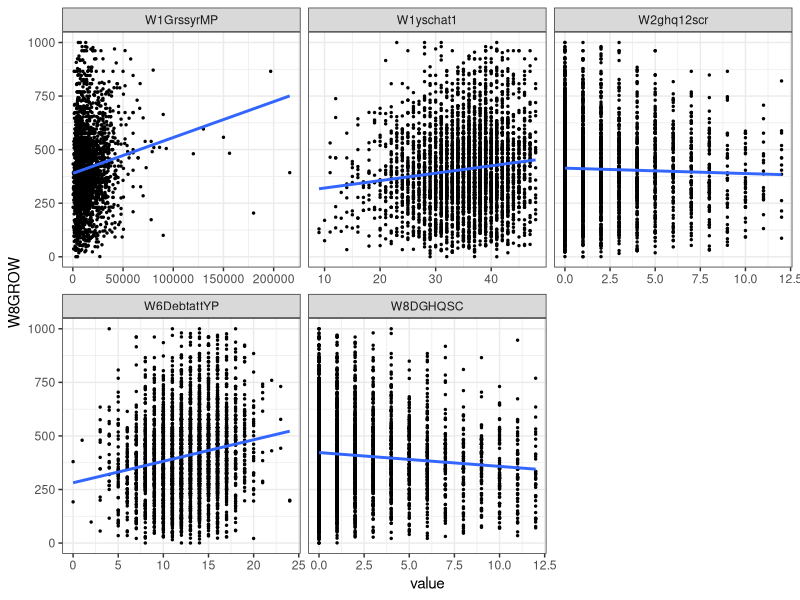
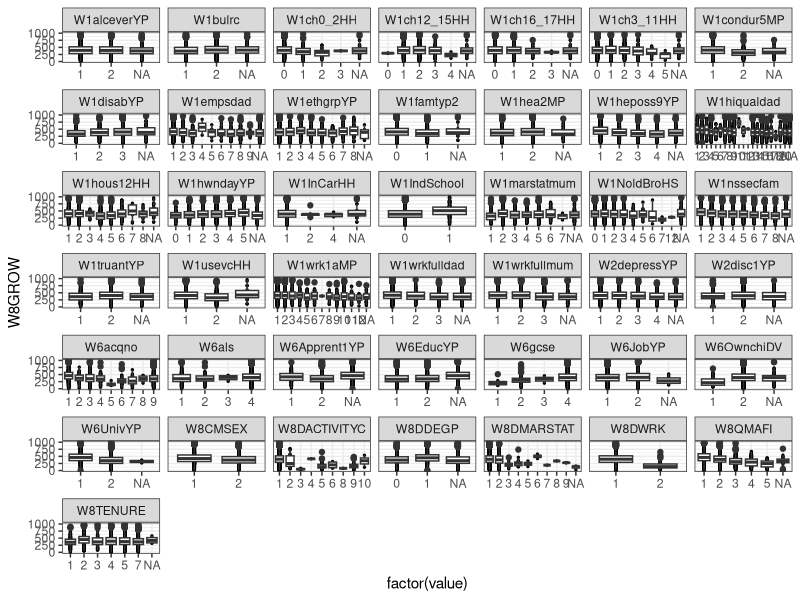
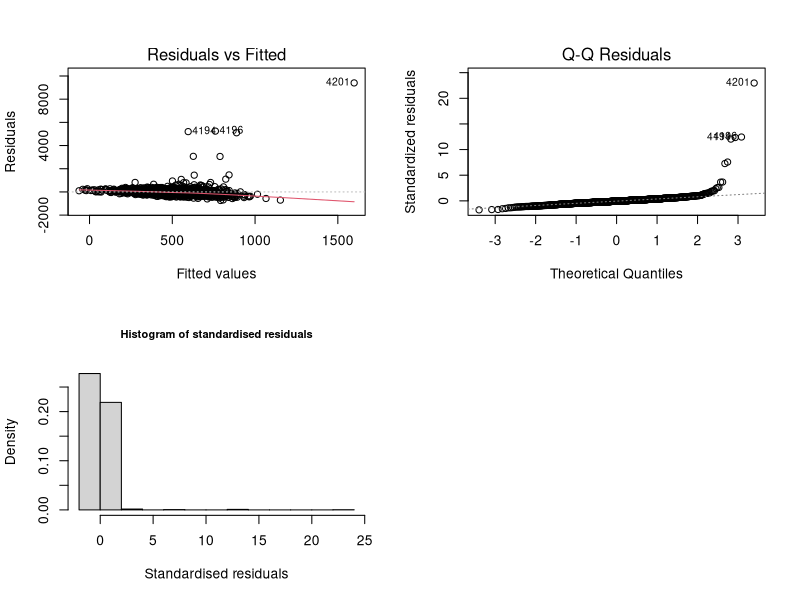
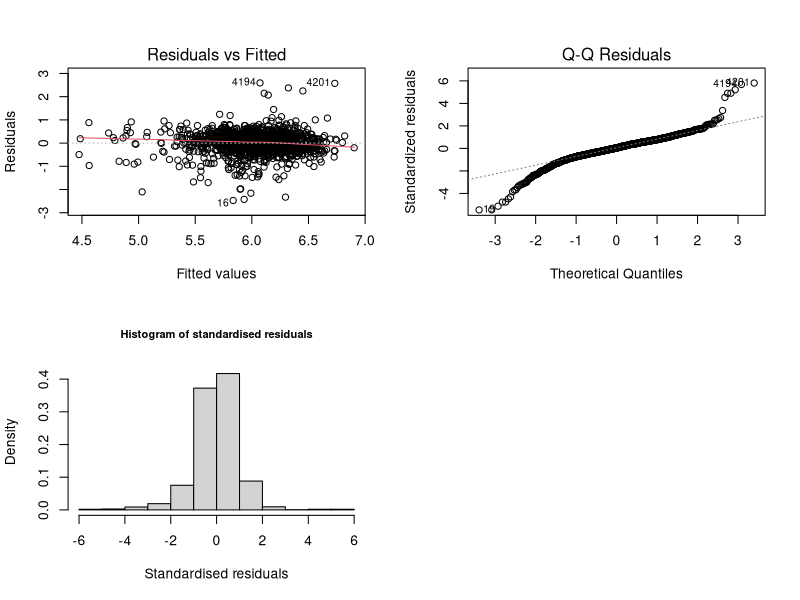
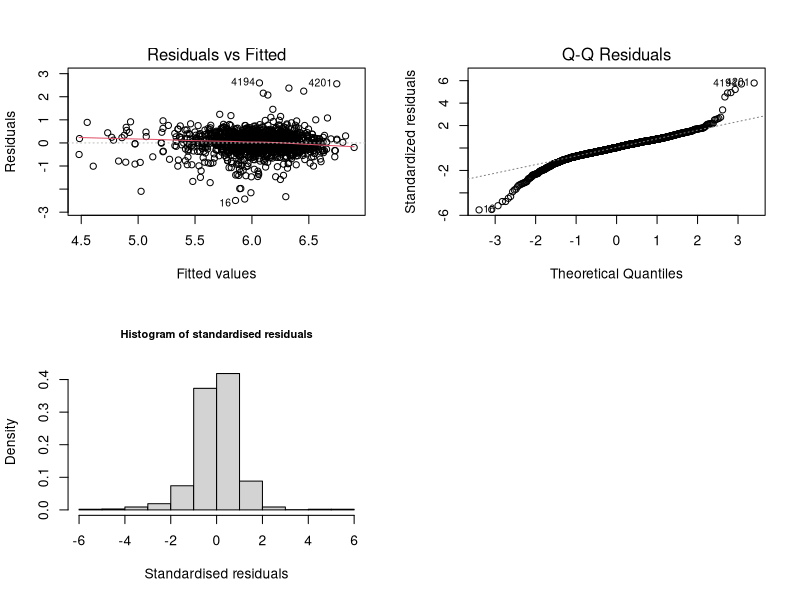
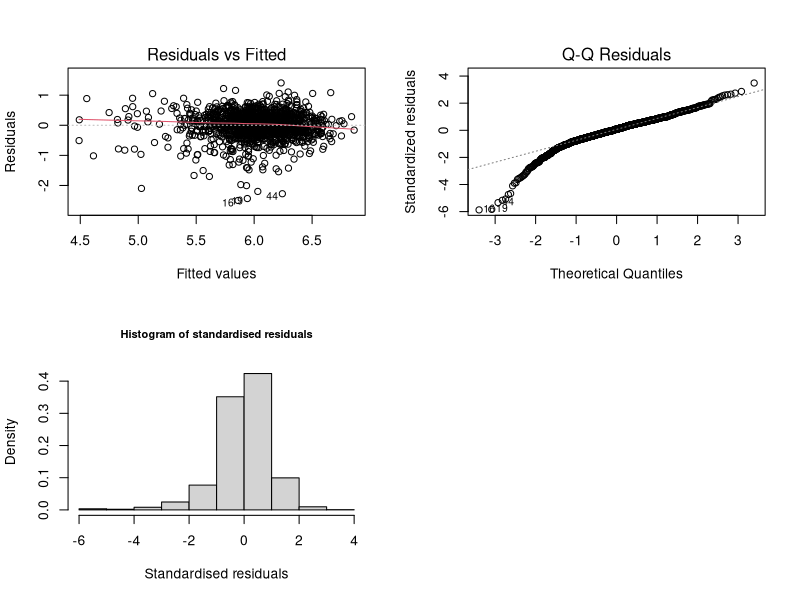
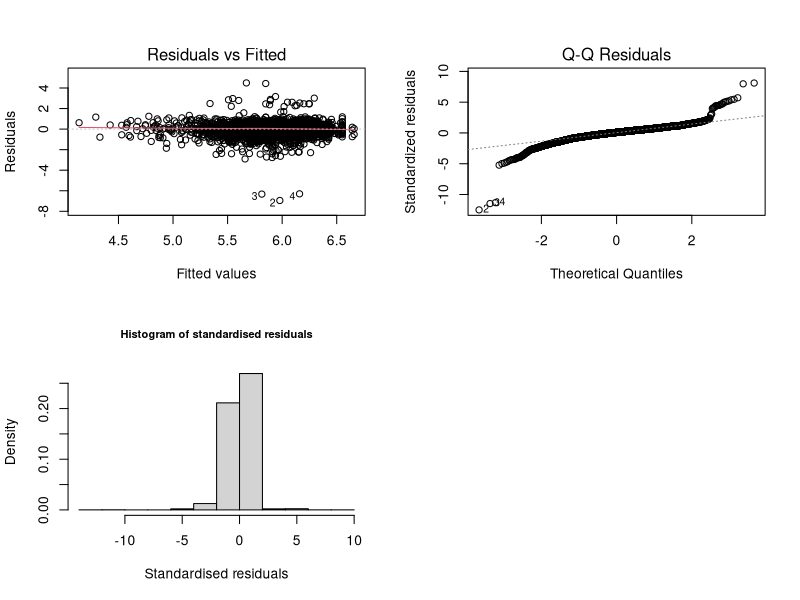
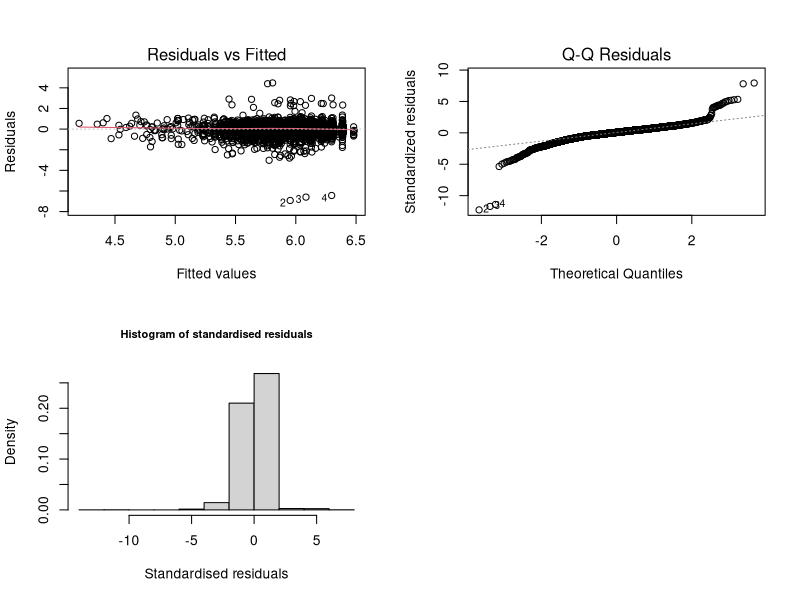

Write R code to recreate these figures, in order.
library(arm)
library(ggplot2)
library(car)
library(tidyr)
library(dplyr)
library(gridExtra)


options(max.print=9999999) # So we can increase the amount that is printed in R


dat.grow <- read.csv("EOTST2112023_GROW.csv", header = TRUE)
# Removing NSID
dat.grow <- dat.grow[, -1]
# Making sure that the outcome is fully observed
dat.grow <- subset(dat.grow, W8GROW > 0) 
rownames(dat.grow) <- 1:nrow(dat.grow)
dat.grow[dat.grow <= -1] <- NA

summary(dat.grow)

#### GROW
## Needed to be below 1000 to have a good look at all the boxplots
dat.grow.norich<-subset(dat.grow,W8GROW<=1000)

# cont data boxplots
special.dat <- gather(data = dat.grow.norich[, c(1, 2, 29, 40, 42, 49)], -W8GROW, key = "var", value = "value")
p1 <- ggplot(special.dat, aes(x = value, y = W8GROW)) + geom_point(size = 0.5) +
  geom_smooth(method = "lm", se = FALSE) + facet_wrap(~var, scales = "free_x")
p1 <- p1 + theme_bw() + scale_fill_grey() + theme(legend.position = "none")
p1

# categorical data boxplots
special.dat <- gather(data = dat.grow.norich[, -c(1, 2, 29, 40, 42)], -W8GROW, key = "var", value = "value")
p2 <- ggplot(special.dat, aes(x = factor(value), y = W8GROW)) + geom_point(size = 0.5) +
  geom_boxplot() + facet_wrap(~var, scales = "free_x")

p2 <- p2 + theme_bw() + scale_fill_grey() + theme(legend.position = "none")
p2


#checking the 30% level


# Calculate the proportion of continuous containing more than 30%
proportion <- sum(dat.grow$W1GrssyrMP < 0) / length(dat.grow$W1GrssyrMP)
proportion

proportion <- sum(dat.grow$W1yschat1 < 0) / length(dat.grow$W1yschat1)
proportion

proportion <- sum(dat.grow$W2ghq12scr < 0) / length(dat.grow$W2ghq12scr)
proportion

proportion <- sum(dat.grow$W6DebtattYP < 0) / length(dat.grow$W6DebtattYP)
proportion

proportion <- sum(dat.grow$W8DGHQSC < 0) / length(dat.grow$W8DGHQSC)
proportion



# Converting columns to categorical predictors using factor
cols <- c(3,4,5,6,7,8,9,10,11,12,13,14,15,16,17,18,19,20,21,22,23,24,25,26,27,28,30,31,
          32,33,34,35,36,37,38,39,41,43,44,45,46,47,48)
dat.grow[cols] <- lapply(dat.grow[cols], factor)


## Linear models of predictors that we removed
grow.lm <- lm(W8GROW ~ W1GrssyrMP, data = dat.grow)
display(grow.lm)
summary(grow.lm)


# make a liner model without grassy
grow.lm <- lm(W8GROW ~ W1yschat1 + W1wrk1aMP + W1condur5MP + W1hea2MP + W1NoldBroHS
              + W1InCarHH + W1hous12HH + W1usevcHH  + W1hiqualdad + W1wrkfulldad
              + W1wrkfullmum + W1ch0_2HH + W1ch3_11HH + W1ch12_15HH + W1ch16_17HH
              + W1IndSchool + W1marstatmum + W1nssecfam  + W1ethgrpYP + W1heposs9YP
              + W1hwndayYP + W1truantYP + W1alceverYP + W1bulrc + W1disabYP
              + W2ghq12scr + W2disc1YP + W2depressYP + W6JobYP + W6UnivYP  + W6acqno
              + W6gcse + W6OwnchiDV + W6DebtattYP 
              + W8DDEGP + W8DGHQSC + W8DMARSTAT + W8DWRK
              + W8CMSEX + W8TENURE + W8QMAFI
              
              , data = dat.grow)

vif(grow.lm)

par(mfrow=c(2,2))
plot(grow.lm, which=c(1,2))

hist(rstandard(grow.lm), freq = FALSE ,
     main="Histogram of standardised residuals",
     cex.main=0.8, xlab="Standardised residuals")


## log transform
grow.lm <- lm(log(W8GROW) ~ W1yschat1 + W1wrk1aMP + W1condur5MP + W1hea2MP + W1NoldBroHS
              + W1InCarHH + W1hous12HH + W1usevcHH  + W1hiqualdad + W1wrkfulldad
              + W1wrkfullmum + W1ch0_2HH + W1ch3_11HH + W1ch12_15HH + W1ch16_17HH
              + W1IndSchool + W1marstatmum + W1nssecfam  + W1ethgrpYP + W1heposs9YP
              + W1hwndayYP + W1truantYP + W1alceverYP + W1bulrc + W1disabYP
              + W2ghq12scr + W2disc1YP + W2depressYP + W6JobYP + W6UnivYP  + W6acqno
              + W6gcse + W6OwnchiDV + W6DebtattYP 
              + W8DDEGP + W8DGHQSC + W8DMARSTAT + W8DWRK
              + W8CMSEX + W8TENURE + W8QMAFI
              , data = dat.grow)
summary(grow.lm)

par(mfrow=c(2,2))
plot(grow.lm, which=c(1,2))

hist(rstandard(grow.lm), freq = FALSE ,
     main="Histogram of standardised residuals",
     cex.main=0.8, xlab="Standardised residuals")

### for W1hiqualdad  W1wrkfulldad  W1empsdad

summary(lm(W8GROW ~ W1hiqualdad   
      , data = dat.grow))

summary(lm(W8GROW ~ W1wrkfulldad   
           , data = dat.grow))

summary(lm(W8GROW ~ W1empsdad
           , data = dat.grow))



# for W6acqno W6gcse W6als



summary(lm(W8GROW ~ W6acqno    
           , data = dat.grow))

summary(lm(W8GROW ~ W6gcse   
           , data = dat.grow))

summary(lm(W8GROW ~ W6als   
           , data = dat.grow))


# for W8DWRK and W8DACTIVITYC

summary(lm(W8GROW ~ W8DWRK   
           , data = dat.grow))

summary(lm(W8GROW ~ W8DACTIVITYC   
           , data = dat.grow))




show_outliers <- function(the.linear.model, topN) { # length of data
  n = length(fitted(the.linear.model))
  # number of parameters estimated
  p = length(coef(the.linear.model))
  # standardised residuals over 3
  res.out <- which(abs(rstandard(the.linear.model)) > 3) #sometimes >2
  # topN values
  res.top <- head(rev(sort(abs(rstandard(the.linear.model)))), topN)
  # high leverage values
  lev.out <- which(lm.influence(the.linear.model)$hat > 2 * p/n)
  # topN values
  lev.top <- head(rev(sort(lm.influence(the.linear.model)$hat)), topN)
  # high diffits
  dffits.out <- which(dffits(the.linear.model) > 2 * sqrt(p/n))
  # topN values
  dffits.top <- head(rev(sort(dffits(the.linear.model))), topN)
  # Cook's over 1
  cooks.out <- which(cooks.distance(the.linear.model) > 1)
  # topN cooks
  cooks.top <- head(rev(sort(cooks.distance(the.linear.model))), topN)
  # Create a list with the statistics -- cant do a data frame as different
  # lengths
  list.of.stats <- list(Std.res = res.out, Std.res.top = res.top, 
                        Leverage = lev.out, Leverage.top = lev.top, 
                        DFFITS = dffits.out, DFFITS.top = dffits.top,
                        Cooks = cooks.out, Cooks.top = cooks.top) # return the statistics
  list.of.stats
}


grow.lm.stats<-show_outliers(grow.lm, 5)
grow.lm.stats


outliers <- Reduce(intersect,list(grow.lm.stats$Std.res, grow.lm.stats$DFFITS))
outliers.1 <- outliers
dat.grow[outliers,]

outliers <- Reduce(intersect,list(grow.lm.stats$Leverage, grow.lm.stats$Std.res))
outliers.2 <- outliers
dat.grow[outliers,]


outliers <- Reduce(intersect,list(grow.lm.stats$Leverage, grow.lm.stats$DFFITS))
outliers.3 <- outliers
dat.grow[outliers,]

all.outliers <- union(union(outliers.1, outliers.2), outliers.3)
dat.grow[all.outliers,]


## outliers 
no.outlier.dat <-dat.grow[-all.outliers,]



no.outlier.dat.lm <- lm(log(W8GROW) ~ W1yschat1 + W1wrk1aMP + W1condur5MP + W1hea2MP + W1NoldBroHS
                        + W1InCarHH + W1hous12HH + W1usevcHH  + W1hiqualdad + W1wrkfulldad
                        + W1wrkfullmum + W1ch0_2HH + W1ch3_11HH + W1ch12_15HH + W1ch16_17HH
                        + W1IndSchool + W1marstatmum + W1nssecfam  + W1ethgrpYP + W1heposs9YP
                        + W1hwndayYP + W1truantYP + W1alceverYP + W1bulrc + W1disabYP
                        + W2ghq12scr + W2disc1YP + W2depressYP + W6JobYP + W6UnivYP  + W6acqno
                        + W6gcse + W6OwnchiDV + W6DebtattYP 
                        + W8DDEGP + W8DGHQSC + W8DMARSTAT + W8DWRK
                        + W8CMSEX + W8TENURE + W8QMAFI , data = no.outlier.dat)
vif(no.outlier.dat.lm)

display(no.outlier.dat.lm)
summary(no.outlier.dat.lm)


par(mfrow=c(2,2))

plot(no.outlier.dat.lm, which=c(1,2))
hist(rstandard(no.outlier.dat.lm), freq = FALSE ,
     main="Histogram of standardised residuals",
     cex.main=0.8, xlab="Standardised residuals")


# No extreme values
no.extreme.dat <- subset(dat.grow, 1 < W8GROW & W8GROW < 3000) 
#no.extreme.dat <- no.extreme.value.dat[-all.outliers,]
no.extreme.lm <- lm(log(W8GROW) ~ W1yschat1 + W1wrk1aMP + W1condur5MP + W1hea2MP + W1NoldBroHS
                        + W1InCarHH + W1hous12HH + W1usevcHH  + W1hiqualdad + W1wrkfulldad
                        + W1wrkfullmum + W1ch0_2HH + W1ch3_11HH + W1ch12_15HH + W1ch16_17HH
                        + W1IndSchool + W1marstatmum + W1nssecfam  + W1ethgrpYP + W1heposs9YP
                        + W1hwndayYP + W1truantYP + W1alceverYP + W1bulrc + W1disabYP
                        + W2ghq12scr + W2disc1YP + W2depressYP + W6JobYP + W6UnivYP  + W6acqno
                        + W6gcse + W6OwnchiDV + W6DebtattYP 
                        + W8DDEGP + W8DGHQSC + W8DMARSTAT + W8DWRK
                        + W8CMSEX + W8TENURE + W8QMAFI , data = no.extreme.dat)

display(no.extreme.lm)
summary(no.extreme.lm)

par(mfrow=c(2,2))

plot(no.extreme.lm, which=c(1,2))
hist(rstandard(no.extreme.lm), freq = FALSE ,
     main="Histogram of standardised residuals",
     cex.main=0.8, xlab="Standardised residuals")



# Proceeded with original dataset
grow.lm <- lm(log(W8GROW) ~ W1yschat1 + W1wrk1aMP + W1condur5MP + W1hea2MP + W1NoldBroHS
              + W1InCarHH + W1hous12HH + W1usevcHH  + W1hiqualdad + W1wrkfulldad
              + W1wrkfullmum + W1ch0_2HH + W1ch3_11HH + W1ch12_15HH + W1ch16_17HH
              + W1IndSchool + W1marstatmum + W1nssecfam  + W1ethgrpYP + W1heposs9YP
              + W1hwndayYP + W1truantYP + W1alceverYP + W1bulrc + W1disabYP
              + W2ghq12scr + W2disc1YP + W2depressYP + W6JobYP + W6UnivYP  + W6acqno
              + W6gcse + W6OwnchiDV + W6DebtattYP 
              + W8DDEGP + W8DGHQSC + W8DMARSTAT + W8DWRK
              + W8CMSEX + W8TENURE + W8QMAFI
              , data = dat.grow)
summary(grow.lm)

Anova(grow.lm)


## Removing the non-significant predictors at the 5% level
grow.lm <- lm(log(W8GROW) ~ W1ethgrpYP + W1heposs9YP + W6UnivYP + W6acqno +W6OwnchiDV 
              + W8DMARSTAT + W8DWRK + W8CMSEX + W8TENURE + W8QMAFI
              , data = dat.grow)

summary(grow.lm)

par(mfrow=c(2,2))
plot(grow.lm, which=c(1,2))

hist(rstandard(grow.lm), freq = FALSE ,
     main="Histogram of standardised residuals",
     cex.main=0.8, xlab="Standardised residuals")

Anova(grow.lm)



### Merging some levels of categorical predictors
dat.grow$W1ethgrpYP <- with(dat.grow, Recode(W1ethgrpYP, "c(1) = 'White'"))
dat.grow$W1ethgrpYP <- with(dat.grow, Recode(W1ethgrpYP, "c(2) = 'Mixed/MultipleEthnicGroups'"))
dat.grow$W1ethgrpYP <- with(dat.grow, Recode(W1ethgrpYP,"c(3,4,5) = 'Asian/AsianBritish'"))
dat.grow$W1ethgrpYP <- with(dat.grow, Recode(W1ethgrpYP,"c(6,7) = 'Black/BlackBritish/Caribbean/African'"))
dat.grow$W1ethgrpYP <- with(dat.grow, Recode(W1ethgrpYP,"c(8) = 'Other'"))
dat.grow$W1ethgrpYP<-relevel(dat.grow$W1ethgrpYP,ref="White")

dat.grow$W6acqno <- with(dat.grow, Recode(W6acqno, "c(1,2) = 'DegreeHE'"))
dat.grow$W6acqno <- with(dat.grow, Recode(W6acqno, "c(3,4) = 'A-levels'"))
dat.grow$W6acqno <- with(dat.grow, Recode(W6acqno,"c(5,6) = 'GCSE'"))
dat.grow$W6acqno <- with(dat.grow, Recode(W6acqno,"c(7,8,9) = 'Other'"))
dat.grow$W6acqno<-relevel(dat.grow$W6acqno,ref="DegreeHE")

dat.grow$W1heposs9YP <- with(dat.grow, Recode(W1heposs9YP, "c(1,2) = 'Likely'"))
dat.grow$W1heposs9YP <- with(dat.grow, Recode(W1heposs9YP, "c(3,4) = 'NotLikely'"))
dat.grow$W1heposs9YP<-relevel(dat.grow$W1heposs9YP,ref="Likely")

dat.grow$W6OwnchiDV <- with(dat.grow, Recode(W6OwnchiDV, "c(1) = 'Yes'"))
dat.grow$W6OwnchiDV <- with(dat.grow, Recode(W6OwnchiDV, "c(2) = 'No'"))
dat.grow$W6OwnchiDV<-relevel(dat.grow$W6OwnchiDV,ref="No")

dat.grow$W8DMARSTAT <- with(dat.grow, Recode(W8DMARSTAT, "c(1) = 'Single'"))
dat.grow$W8DMARSTAT <- with(dat.grow, Recode(W8DMARSTAT, "c(2) = 'Married'"))
dat.grow$W8DMARSTAT <- with(dat.grow, Recode(W8DMARSTAT, "c(3,4,5,6,7,8,9) = 'Other'"))
dat.grow$W8DMARSTAT<-relevel(dat.grow$W8DMARSTAT,ref="Single")

dat.grow$W8DWRK <- with(dat.grow, Recode(W8DWRK, "c(1) = 'Employed'"))
dat.grow$W8DWRK <- with(dat.grow, Recode(W8DWRK, "c(2) = 'NotEmployed'"))
dat.grow$W8DWRK<-relevel(dat.grow$W8DWRK,ref="Employed")

dat.grow$W8CMSEX <- with(dat.grow, Recode(W8CMSEX, "c(1) = 'Male'"))
dat.grow$W8CMSEX <- with(dat.grow, Recode(W8CMSEX, "c(2) = 'Female'"))
dat.grow$W8CMSEX<-relevel(dat.grow$W8CMSEX,ref="Male")

dat.grow$W8TENURE <- with(dat.grow, Recode(W8TENURE, "c(1,2,3) = 'Own'"))
dat.grow$W8TENURE <- with(dat.grow, Recode(W8TENURE, "c(4) = 'Rent'"))
dat.grow$W8TENURE <- with(dat.grow, Recode(W8TENURE, "c(5) = 'RentFree'"))
dat.grow$W8TENURE <- with(dat.grow, Recode(W8TENURE, "c(7) = 'Other'"))
dat.grow$W8TENURE<-relevel(dat.grow$W8TENURE,ref="Rent")

dat.grow$W8QMAFI <- with(dat.grow, Recode(W8QMAFI, "c(1,2) = 'AboveAverage'"))
dat.grow$W8QMAFI <- with(dat.grow, Recode(W8QMAFI, "c(3) = 'Average'"))
dat.grow$W8QMAFI <- with(dat.grow, Recode(W8QMAFI, "c(4,5) = 'BelowAverage'"))
dat.grow$W8QMAFI<-relevel(dat.grow$W8QMAFI,ref="AboveAverage")

grow.lm <- lm(log(W8GROW) ~ W1ethgrpYP + W1heposs9YP + W6UnivYP + W6acqno +W6OwnchiDV 
              + W8DMARSTAT + W8DWRK + W8CMSEX + W8TENURE + W8QMAFI
              , data = dat.grow)

summary(grow.lm)

par(mfrow=c(2,2))
plot(grow.lm, which=c(1,2))

hist(rstandard(grow.lm), freq = FALSE ,
     main="Histogram of standardised residuals",
     cex.main=0.8, xlab="Standardised residuals")

Anova(grow.lm)


# Significant
grow.lm <- lm(log(W8GROW) ~ W1ethgrpYP*W8CMSEX + W1heposs9YP + W6UnivYP + W6acqno +W6OwnchiDV 
              + W8DMARSTAT + W8DWRK + W8TENURE + W8QMAFI
              , data = dat.grow)

summary(grow.lm)

# Not significant
grow.lm <- lm(log(W8GROW) ~ W1ethgrpYP*W8CMSEX + W1heposs9YP*W6UnivYP + W6acqno +W6OwnchiDV 
              + W8DMARSTAT + W8DWRK + W8TENURE + W8QMAFI
              , data = dat.grow)

summary(grow.lm)

# Not significant
grow.lm <- lm(log(W8GROW) ~ W1ethgrpYP*W8CMSEX + W1heposs9YP + W6UnivYP + W6acqno + W6OwnchiDV 
              + W8DMARSTAT + W8DWRK + W8TENURE*W8QMAFI
              , data = dat.grow)

summary(grow.lm)

# Not significant
grow.lm <- lm(log(W8GROW) ~ W1ethgrpYP*W8CMSEX + W1heposs9YP + W6UnivYP + W6acqno 
              + W8DMARSTAT + W8DWRK*W6OwnchiDV + W8TENURE + W8QMAFI
              , data = dat.grow)

summary(grow.lm)

# Not significant
grow.lm <- lm(log(W8GROW) ~ W1ethgrpYP*W8CMSEX + W1heposs9YP + W6UnivYP + W6acqno
              + W8DMARSTAT*W6OwnchiDV + W8DWRK + W8TENURE + W8QMAFI
              , data = dat.grow)

summary(grow.lm)

# Not significant
grow.lm <- lm(log(W8GROW) ~ W1ethgrpYP*W8CMSEX + W1heposs9YP + W6UnivYP*W6acqno
              + W8DMARSTAT + W6OwnchiDV + W8DWRK + W8TENURE + W8QMAFI
              , data = dat.grow)

summary(grow.lm)

# Significant
grow.lm <- lm(log(W8GROW) ~ W1ethgrpYP*W8CMSEX + W1heposs9YP + W6UnivYP + W6acqno
              + W8DMARSTAT + W6OwnchiDV + W8TENURE + W8QMAFI*W8DWRK
              , data = dat.grow)

summary(grow.lm)

# Significant
grow.lm <- lm(log(W8GROW) ~ W1ethgrpYP*W8CMSEX + W1heposs9YP + W6UnivYP + W6acqno
              + W8DMARSTAT*W8CMSEX + W6OwnchiDV + W8TENURE + W8QMAFI*W8DWRK
              , data = dat.grow)

summary(grow.lm)

# FINAL MODEL

grow.lm <- lm(log(W8GROW) ~ W1ethgrpYP*W8CMSEX + W1heposs9YP + W6UnivYP + W6acqno
              + W8DMARSTAT*W8CMSEX + W6OwnchiDV + W8TENURE + W8QMAFI*W8DWRK
              , data = dat.grow)

summary(grow.lm)

par(mfrow=c(2,2))
plot(grow.lm, which=c(1,2))

hist(rstandard(grow.lm), freq = FALSE ,
     main="Histogram of standardised residuals",
     cex.main=0.8, xlab="Standardised residuals")

Anova(grow.lm)

# Missing Data
dat.grow <- read.csv("EOTST2112023_GROW.csv", header = TRUE)
dat.grow <- dat.grow[, -1]
dat.grow <- subset(dat.grow, W8GROW > 0) 
rownames(dat.grow) <- 1:nrow(dat.grow)
dat.grow[dat.grow <= -1] <- "Missing"
cols <- c(3,4,5,6,7,8,9,10,11,12,13,14,15,16,17,18,19,20,21,22,23,24,25,26,27,28,30,31,
          32,33,34,35,36,37,38,39,41,43,44,45,46,47,48)
dat.grow[cols] <- lapply(dat.grow[cols], factor)

grow.lm <- lm(log(W8GROW) ~ W1ethgrpYP + W1heposs9YP + W6UnivYP + W6acqno +W6OwnchiDV 
              + W8DMARSTAT + W8DWRK + W8CMSEX + W8TENURE + W8QMAFI
              , data = dat.grow)

summary(grow.lm)

par(mfrow=c(2,2))
plot(grow.lm, which=c(1,2))

hist(rstandard(grow.lm), freq = FALSE ,
     main="Histogram of standardised residuals",
     cex.main=0.8, xlab="Standardised residuals")

Anova(grow.lm)

dat.grow$W1ethgrpYP <- with(dat.grow, Recode(W1ethgrpYP, "c(1) = 'White'"))
dat.grow$W1ethgrpYP <- with(dat.grow, Recode(W1ethgrpYP, "c(2) = 'Mixed/MultipleEthnicGroups'"))
dat.grow$W1ethgrpYP <- with(dat.grow, Recode(W1ethgrpYP,"c(3,4,5) = 'Asian/AsianBritish'"))
dat.grow$W1ethgrpYP <- with(dat.grow, Recode(W1ethgrpYP,"c(6,7) = 'Black/BlackBritish/Caribbean/African'"))
dat.grow$W1ethgrpYP <- with(dat.grow, Recode(W1ethgrpYP,"c(8) = 'Other'"))
dat.grow$W1ethgrpYP<-relevel(dat.grow$W1ethgrpYP,ref="White")

dat.grow$W6acqno <- with(dat.grow, Recode(W6acqno, "c(1,2) = 'DegreeHE'"))
dat.grow$W6acqno <- with(dat.grow, Recode(W6acqno, "c(3,4) = 'A-levels'"))
dat.grow$W6acqno <- with(dat.grow, Recode(W6acqno,"c(5,6) = 'GCSE'"))
dat.grow$W6acqno <- with(dat.grow, Recode(W6acqno,"c(7,8,9) = 'Other'"))
dat.grow$W6acqno<-relevel(dat.grow$W6acqno,ref="DegreeHE")

dat.grow$W1heposs9YP <- with(dat.grow, Recode(W1heposs9YP, "c(1,2) = 'Likely'"))
dat.grow$W1heposs9YP <- with(dat.grow, Recode(W1heposs9YP, "c(3,4) = 'NotLikely'"))
dat.grow$W1heposs9YP<-relevel(dat.grow$W1heposs9YP,ref="Likely")

dat.grow$W6OwnchiDV <- with(dat.grow, Recode(W6OwnchiDV, "c(1) = 'Yes'"))
dat.grow$W6OwnchiDV <- with(dat.grow, Recode(W6OwnchiDV, "c(2) = 'No'"))
dat.grow$W6OwnchiDV<-relevel(dat.grow$W6OwnchiDV,ref="No")

dat.grow$W8DMARSTAT <- with(dat.grow, Recode(W8DMARSTAT, "c(1) = 'Single'"))
dat.grow$W8DMARSTAT <- with(dat.grow, Recode(W8DMARSTAT, "c(2) = 'Married'"))
dat.grow$W8DMARSTAT <- with(dat.grow, Recode(W8DMARSTAT, "c(3,4,5,6,7,8,9) = 'Other'"))
dat.grow$W8DMARSTAT<-relevel(dat.grow$W8DMARSTAT,ref="Single")

dat.grow$W8DWRK <- with(dat.grow, Recode(W8DWRK, "c(1) = 'Employed'"))
dat.grow$W8DWRK <- with(dat.grow, Recode(W8DWRK, "c(2) = 'NotEmployed'"))
dat.grow$W8DWRK<-relevel(dat.grow$W8DWRK,ref="Employed")

dat.grow$W8CMSEX <- with(dat.grow, Recode(W8CMSEX, "c(1) = 'Male'"))
dat.grow$W8CMSEX <- with(dat.grow, Recode(W8CMSEX, "c(2) = 'Female'"))
dat.grow$W8CMSEX<-relevel(dat.grow$W8CMSEX,ref="Male")

dat.grow$W8TENURE <- with(dat.grow, Recode(W8TENURE, "c(1,2,3) = 'Own'"))
dat.grow$W8TENURE <- with(dat.grow, Recode(W8TENURE, "c(4) = 'Rent'"))
dat.grow$W8TENURE <- with(dat.grow, Recode(W8TENURE, "c(5) = 'RentFree'"))
dat.grow$W8TENURE <- with(dat.grow, Recode(W8TENURE, "c(7) = 'Other'"))
dat.grow$W8TENURE<-relevel(dat.grow$W8TENURE,ref="Rent")

dat.grow$W8QMAFI <- with(dat.grow, Recode(W8QMAFI, "c(1,2) = 'AboveAverage'"))
dat.grow$W8QMAFI <- with(dat.grow, Recode(W8QMAFI, "c(3) = 'Average'"))
dat.grow$W8QMAFI <- with(dat.grow, Recode(W8QMAFI, "c(4,5) = 'BelowAverage'"))
dat.grow$W8QMAFI<-relevel(dat.grow$W8QMAFI,ref="AboveAverage")



grow.lm <- lm(log(W8GROW) ~ W1ethgrpYP*W8CMSEX + W1heposs9YP + W6UnivYP + W6acqno
              + W8DMARSTAT*W8CMSEX + W6OwnchiDV + W8TENURE + W8QMAFI*W8DWRK
              , data = dat.grow)

summary(grow.lm)

par(mfrow=c(2,2))
plot(grow.lm, which=c(1,2))

hist(rstandard(grow.lm), freq = FALSE ,
     main="Histogram of standardised residuals",
     cex.main=0.8, xlab="Standardised residuals")

Anova(grow.lm)


# original without changing the negative to "Missing"
dat.grow <- read.csv("EOTST2112023_GROW.csv", header = TRUE)
dat.grow <- dat.grow[, -1]
dat.grow <- subset(dat.grow, W8GROW > 0) 
rownames(dat.grow) <- 1:nrow(dat.grow)
cols <- c(3,4,5,6,7,8,9,10,11,12,13,14,15,16,17,18,19,20,21,22,23,24,25,26,27,28,30,31,
          32,33,34,35,36,37,38,39,41,43,44,45,46,47,48)
dat.grow[cols] <- lapply(dat.grow[cols], factor)

grow.lm <- lm(log(W8GROW) ~ W1ethgrpYP + W1heposs9YP + W6UnivYP + W6acqno +W6OwnchiDV 
              + W8DMARSTAT + W8DWRK + W8CMSEX + W8TENURE + W8QMAFI
              , data = dat.grow)

summary(grow.lm)

par(mfrow=c(2,2))
plot(grow.lm, which=c(1,2))

hist(rstandard(grow.lm), freq = FALSE ,
     main="Histogram of standardised residuals",
     cex.main=0.8, xlab="Standardised residuals")

Anova(grow.lm)

dat.grow$W1ethgrpYP <- with(dat.grow, Recode(W1ethgrpYP, "c(1) = 'White'"))
dat.grow$W1ethgrpYP <- with(dat.grow, Recode(W1ethgrpYP, "c(2) = 'Mixed/MultipleEthnicGroups'"))
dat.grow$W1ethgrpYP <- with(dat.grow, Recode(W1ethgrpYP,"c(3,4,5) = 'Asian/AsianBritish'"))
dat.grow$W1ethgrpYP <- with(dat.grow, Recode(W1ethgrpYP,"c(6,7) = 'Black/BlackBritish/Caribbean/African'"))
dat.grow$W1ethgrpYP <- with(dat.grow, Recode(W1ethgrpYP,"c(8) = 'Other'"))
dat.grow$W1ethgrpYP<-relevel(dat.grow$W1ethgrpYP,ref="White")

dat.grow$W6acqno <- with(dat.grow, Recode(W6acqno, "c(1,2) = 'DegreeHE'"))
dat.grow$W6acqno <- with(dat.grow, Recode(W6acqno, "c(3,4) = 'A-levels'"))
dat.grow$W6acqno <- with(dat.grow, Recode(W6acqno,"c(5,6) = 'GCSE'"))
dat.grow$W6acqno <- with(dat.grow, Recode(W6acqno,"c(7,8,9) = 'Other'"))
dat.grow$W6acqno<-relevel(dat.grow$W6acqno,ref="DegreeHE")

dat.grow$W1heposs9YP <- with(dat.grow, Recode(W1heposs9YP, "c(1,2) = 'Likely'"))
dat.grow$W1heposs9YP <- with(dat.grow, Recode(W1heposs9YP, "c(3,4) = 'NotLikely'"))
dat.grow$W1heposs9YP<-relevel(dat.grow$W1heposs9YP,ref="Likely")

dat.grow$W6OwnchiDV <- with(dat.grow, Recode(W6OwnchiDV, "c(1) = 'Yes'"))
dat.grow$W6OwnchiDV <- with(dat.grow, Recode(W6OwnchiDV, "c(2) = 'No'"))
dat.grow$W6OwnchiDV<-relevel(dat.grow$W6OwnchiDV,ref="No")

dat.grow$W8DMARSTAT <- with(dat.grow, Recode(W8DMARSTAT, "c(1) = 'Single'"))
dat.grow$W8DMARSTAT <- with(dat.grow, Recode(W8DMARSTAT, "c(2) = 'Married'"))
dat.grow$W8DMARSTAT <- with(dat.grow, Recode(W8DMARSTAT, "c(3,4,5,6,7,8,9) = 'Other'"))
dat.grow$W8DMARSTAT<-relevel(dat.grow$W8DMARSTAT,ref="Single")

dat.grow$W8DWRK <- with(dat.grow, Recode(W8DWRK, "c(1) = 'Employed'"))
dat.grow$W8DWRK <- with(dat.grow, Recode(W8DWRK, "c(2) = 'NotEmployed'"))
dat.grow$W8DWRK<-relevel(dat.grow$W8DWRK,ref="Employed")

dat.grow$W8CMSEX <- with(dat.grow, Recode(W8CMSEX, "c(1) = 'Male'"))
dat.grow$W8CMSEX <- with(dat.grow, Recode(W8CMSEX, "c(2) = 'Female'"))
dat.grow$W8CMSEX<-relevel(dat.grow$W8CMSEX,ref="Male")

dat.grow$W8TENURE <- with(dat.grow, Recode(W8TENURE, "c(1,2,3) = 'Own'"))
dat.grow$W8TENURE <- with(dat.grow, Recode(W8TENURE, "c(4) = 'Rent'"))
dat.grow$W8TENURE <- with(dat.grow, Recode(W8TENURE, "c(5) = 'RentFree'"))
dat.grow$W8TENURE <- with(dat.grow, Recode(W8TENURE, "c(7) = 'Other'"))
dat.grow$W8TENURE<-relevel(dat.grow$W8TENURE,ref="Rent")

dat.grow$W8QMAFI <- with(dat.grow, Recode(W8QMAFI, "c(1,2) = 'AboveAverage'"))
dat.grow$W8QMAFI <- with(dat.grow, Recode(W8QMAFI, "c(3) = 'Average'"))
dat.grow$W8QMAFI <- with(dat.grow, Recode(W8QMAFI, "c(4,5) = 'BelowAverage'"))
dat.grow$W8QMAFI<-relevel(dat.grow$W8QMAFI,ref="AboveAverage")



grow.lm <- lm(log(W8GROW) ~ W1ethgrpYP*W8CMSEX + W1heposs9YP + W6UnivYP + W6acqno
              + W8DMARSTAT*W8CMSEX + W6OwnchiDV + W8TENURE + W8QMAFI*W8DWRK
              , data = dat.grow)

summary(grow.lm)

par(mfrow=c(2,2))
plot(grow.lm, which=c(1,2))

hist(rstandard(grow.lm), freq = FALSE ,
     main="Histogram of standardised residuals",
     cex.main=0.8, xlab="Standardised residuals")

Anova(grow.lm)


# Cross Validation

for(i in 1:3){
  #create training/test sets
  cross.val<-sample(1:nrow(dat.grow),0.8*nrow(dat.grow) , replace=FALSE)
  training.set<-dat.grow[cross.val,] #the 80% to fit the model
  test.set<-dat.grow[-cross.val,] # the 20% to use as validation sample
  #fit the model
  grow.lm <- lm(log(W8GROW) ~ W1ethgrpYP*W8CMSEX + W1heposs9YP + W6UnivYP + W6acqno
                + W8DMARSTAT*W8CMSEX + W6OwnchiDV + W8TENURE + W8QMAFI*W8DWRK
                , data = dat.grow)
  #create data frame to use in plots
  pred.val.set<-data.frame(predicted=predict(grow.lm,test.set), 
                           #predicted vs original
                           original=test.set$W8GROW,error=(predict(grow.lm,test.set)-test.set$W8GROW))
  
  #first iteration
  if(i==1){
    p1<-ggplot(data=pred.val.set, aes(x=predicted,y=original))+geom_point()+theme_bw()
    #regress one on the other to see "fit"
    p1<-p1+geom_smooth(method="lm", se=FALSE) 
    #the ideal would be for the lm to fit the diagonal
    p1<-p1+geom_abline(slope=1,intercept=0, linetype="dashed")
    #predicted vs error
    p2<-ggplot(data=pred.val.set, aes(x=predicted,y=error))+geom_point()+theme_bw()
  }else{
    
    #points for the second iteration  
    if(i==2){
      #points on LHS plot
      p1<-p1+geom_point(data=pred.val.set, aes(x=predicted,y=original), color="red")
      #regress one on the other to see "fit"
      p1<-p1+geom_smooth(method="lm", se=FALSE, color="darkred") 
      
      #points on RHS plot
      p2<-p2+geom_point(data=pred.val.set, aes(x=predicted,y=error), color="red")
    }else{
      
      #points for the third iteration
      #points on LHS plot
      p1<-p1+geom_point(data=pred.val.set, aes(x=predicted,y=original), color="green")
      #regress one on the other to see "fit"
      p1<-p1+geom_smooth(method="lm", se=FALSE, color="darkgreen") 
      
      #points on RHS plot
      p2<-p2+geom_point(data=pred.val.set, aes(x=predicted,y=error), color="green")
      #lines at 0 and +/- one std deviation of error
      p2<-p2+geom_abline(slope=0,intercept=sd(pred.val.set$error), linetype="dashed")
      p2<-p2+geom_abline(slope=0,intercept=0)
      p2<-p2+geom_abline(slope=0,intercept=-sd(pred.val.set$error), linetype="dashed")
    }}}
grid.arrange(p1,p2,nrow=1)


# Cross Validation for different splits
split.proportions<-c(0.7,0.8,0.9)
for(i in 1:3){
  #create training/test sets
  cross.val<-sample(1:nrow(dat.grow),split.proportions[i]*nrow(dat.grow) , replace=FALSE)
  training.set<-dat.grow[cross.val,] #the 50/70/90% to fit the model
  test.set<-dat.grow[-cross.val,] # the 50/30/10% to use as validation sample
  #fit the model
  cv.grow.lm<-grow.lm <- lm(log(W8GROW) ~ W1ethgrpYP*W8CMSEX + W1heposs9YP + W6UnivYP + W6acqno
                          + W8DMARSTAT*W8CMSEX + W6OwnchiDV + W8TENURE + W8QMAFI*W8DWRK
                          , data = dat.grow)
  #create data frame to use in plots
  pred.val.set<-data.frame(predicted=predict(cv.grow.lm,test.set), 
                           #predicted vs original
                           original=test.set$W8GROW,error=(predict(cv.grow.lm,test.set)-test.set$W8GROW))
  #first iteration
  if(i==1){
    p1<-ggplot(data=pred.val.set, aes(x=predicted,y=original))+geom_point()+theme_bw()
    #regress one on the other to see "fit"
    p1<-p1+geom_smooth(method="lm", se=FALSE) 
    #the ideal would be for the lm to fit the diagonal
    p1<-p1+geom_abline(slope=1,intercept=0, linetype="dashed")
    #predicted vs error
    p2<-ggplot(data=pred.val.set, aes(x=predicted,y=error))+geom_point()+theme_bw()
  }else{
    #points for the second iteration  
    if(i==2){
      
      #points on LHS plot
      p1<-p1+geom_point(data=pred.val.set, aes(x=predicted,y=original), color="red")
      #regress one on the other to see "fit"
      p1<-p1+geom_smooth(method="lm", se=FALSE, color="darkred") 
      
      #points on RHS plot
      p2<-p2+geom_point(data=pred.val.set, aes(x=predicted,y=error), color="red")
    }else{
      #points for the third iteration
      #points on LHS plot
      p1<-p1+geom_point(data=pred.val.set, aes(x=predicted,y=original), color="green")
      #regress one on the other to see "fit"
      p1<-p1+geom_smooth(method="lm", se=FALSE, color="darkgreen") 
      
      #points on RHS plot
      p2<-p2+geom_point(data=pred.val.set, aes(x=predicted,y=error), color="green")
      #lines at 0 and +/- one std deviation of error
      p2<-p2+geom_abline(slope=0,intercept=sd(pred.val.set$error), linetype="dashed")
      p2<-p2+geom_abline(slope=0,intercept=0)
      p2<-p2+geom_abline(slope=0,intercept=-sd(pred.val.set$error), linetype="dashed")
      }}}
grid.arrange(p1,p2,nrow=1)
